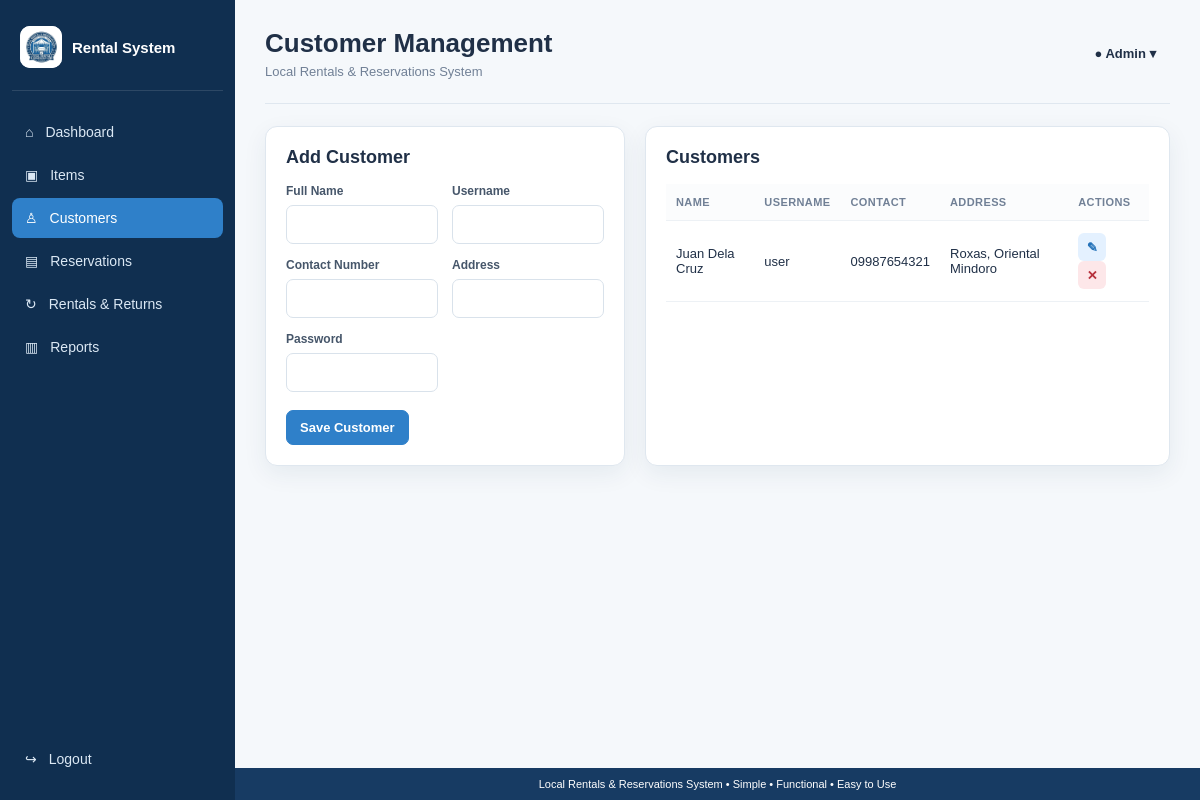
The page /admin/customers.php (signed in) on the database its author committed.
### tables this page shows
CREATE TABLE users (
    user_id INT AUTO_INCREMENT PRIMARY KEY,
    full_name VARCHAR(100) NOT NULL,
    username VARCHAR(50) NOT NULL UNIQUE,
    password VARCHAR(255) NOT NULL,
    role ENUM('admin','user') NOT NULL DEFAULT 'user',
    contact_number VARCHAR(30) DEFAULT '',
    address VARCHAR(255) DEFAULT '',
    created_at TIMESTAMP DEFAULT CURRENT_TIMESTAMP
);

### functions.php (called while the page is built, shortened)
<?php
function e($value) {
    return htmlspecialchars((string)$value, ENT_QUOTES, 'UTF-8');
}
?>

### admin/customers.php (the view, shortened to what this page needs)
<?php
$edit = null;
require "../partials/admin_header.php";
$customers=$conn->query("SELECT * FROM users WHERE role='user' ORDER BY user_id DESC");
?>
<div class="two-col">
<section class="panel">
    <div class="panel-head"><h2><?= $edit ? "Edit Customer" : "Add Customer" ?></h2></div>
    <form method="POST" class="form-grid">
        <label>Full Name<input name="full_name" value="<?= e($edit["full_name"] ?? "") ?>" required></label>
        <label>Username<input name="username" value="<?= e($edit["username"] ?? "") ?>" required></label>
        <label>Contact Number<input name="contact_number" value="<?= e($edit["contact_number"] ?? "") ?>"></label>
        <label>Address<input name="address" value="<?= e($edit["address"] ?? "") ?>"></label>
        <label>Password <?= $edit ? "(leave blank to keep current)" : "" ?><input type="password" name="password" <?= $edit ? "" : "required" ?>></label>
        <div class="form-actions"><button class="btn primary">Save Customer</button><?php if($edit): ?><a class="btn" href="customers.php">Cancel</a><?php endif; ?></div>
    </form>
</section>
<section class="panel">
    <div class="panel-head"><h2>Customers</h2></div>
    <div class="table-wrap"><table>
    <thead><tr><th>Name</th><th>Username</th><th>Contact</th><th>Address</th><th>Actions</th></tr></thead>
    <tbody>
    <?php while($c=$customers->fetch_assoc()): ?>
    <tr><td><?= e($c["full_name"]) ?></td><td><?= e($c["username"]) ?></td><td><?= e($c["contact_number"]) ?></td><td><?= e($c["address"]) ?></td>
    <td><a class="icon-btn edit" href="?edit=<?= $c["user_id"] ?>">✎</a><a class="icon-btn delete" onclick="return confirm('Delete customer?')" href="?delete=<?= $c["user_id"] ?>">✕</a></td></tr>
    <?php endwhile; ?>
    </tbody></table></div>
</section>
</div>
<?php require "../partials/footer.php"; ?>

### assets/style.css (style rules this page uses)
:root { --navy:#173b63;--navy2:#102f50;--blue:#2f80c9;--bg:#f5f8fb;--text:#203047; --muted:#718096;--line:#dfe7ef;--white:#fff;--green:#45b979;--orange:#e9a83b; --red:#d9535b;--purple:#8b6edb;--shadow:0 8px 24px rgba(20,55,90,.07) }
* { box-sizing:border-box }
body { margin:0;font-family:Arial,Helvetica,sans-serif;background:var(--bg);color:var(--text) }
a { text-decoration:none;color:inherit }
.panel { background:#fff;border:1px solid var(--line);border-radius:12px;padding:20px;box-shadow:var(--shadow);margin-bottom:20px }
.panel-head { display:flex;justify-content:space-between;align-items:center;margin-bottom:16px }
.panel h2 { font-size:18px;margin:0 }
.two-col { display:grid;grid-template-columns:360px 1fr;gap:20px }
.table-wrap { overflow-x:auto }
table { width:100%;border-collapse:collapse;font-size:13px }
th,td { padding:12px 10px;text-align:left;border-bottom:1px solid #edf1f5;vertical-align:middle }
th { font-size:11px;text-transform:uppercase;letter-spacing:.4px;color:#718096;background:#fbfcfd }
.btn { display:inline-flex;align-items:center;justify-content:center;border:1px solid var(--line);background:#fff;color:var(--text);padding:9px 13px;border-radius:7px;font-size:13px;font-weight:700;cursor:pointer }
.btn.primary { background:var(--blue);border-color:var(--blue);color:#fff }
.icon-btn { display:inline-grid;place-items:center;width:28px;height:28px;border-radius:6px;margin-right:5px;font-weight:700 }
.icon-btn.edit { background:#e4f1ff;color:#2472b9 }
.icon-btn.delete { background:#fde7e9;color:#b6313c }
.form-grid { display:grid;grid-template-columns:1fr 1fr;gap:14px }
.form-grid label { font-size:12px;font-weight:700;color:#46566a }
.form-grid label input,.form-grid label select { display:block;width:100%;margin-top:7px;padding:11px 12px;border:1px solid #d9e2eb;border-radius:7px;font-size:13px;background:#fff;color:var(--text) }
.form-actions { grid-column:1/-1;display:flex;gap:8px;padding-top:4px }

### rows shown on the page
users: full_name "Juan Dela Cruz", username "user", contact_number "09987654321", address "Roxas, Oriental Mindoro"

### other values the page prints
$page_title "Customer Management"
